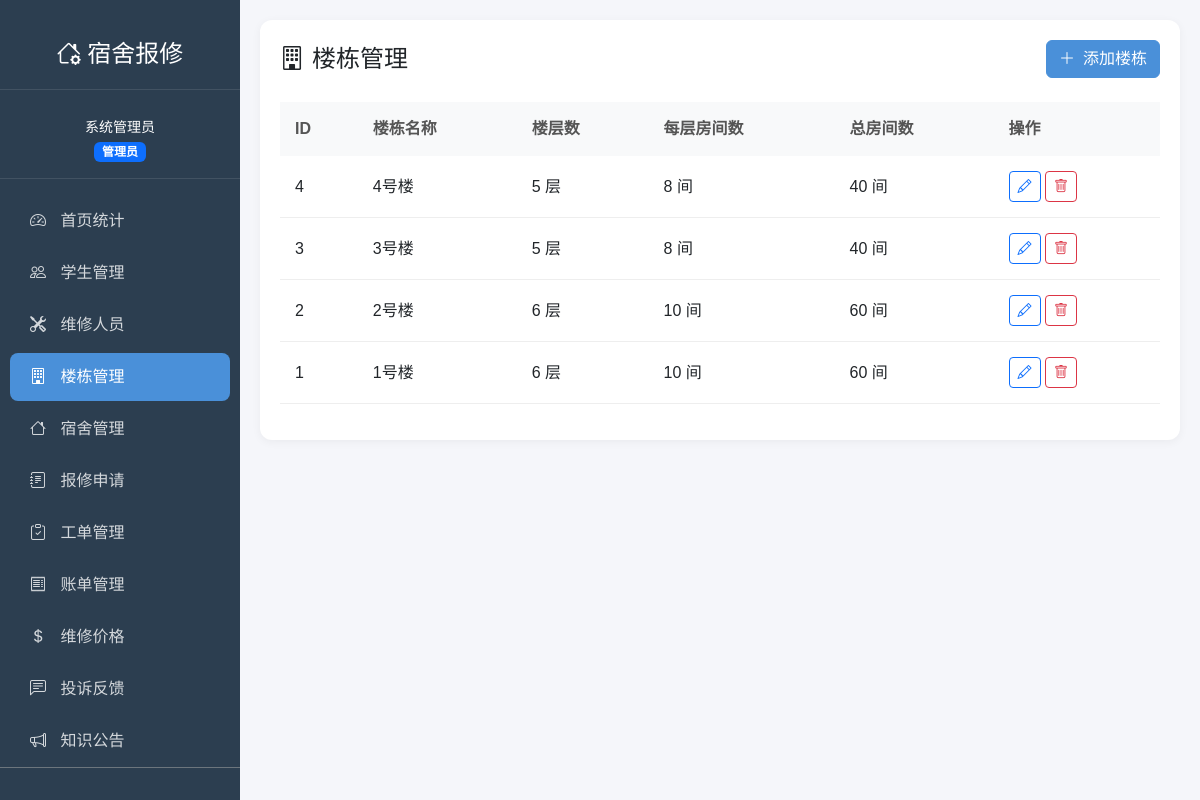
Screenshot of /admin/buildings (signed in) with the database file from the repository.
### models.py (models this page shows, shortened)
class User(UserMixin, db.Model):
    __tablename__ = 'users'
    id = db.Column(db.Integer, primary_key=True)
    username = db.Column(db.String(50), unique=True, nullable=False)
    password_hash = db.Column(db.String(255), nullable=False)
    name = db.Column(db.String(50), nullable=False)
    role = db.Column(db.String(20), nullable=False)  # admin/worker/student
    phone = db.Column(db.String(20))
    email = db.Column(db.String(100))
    created_at = db.Column(db.DateTime, default=datetime.now)
    student_dormitory = db.relationship('StudentDormitory', backref='student', lazy=True)
    worker_info = db.relationship('Worker', backref='user', uselist=False, lazy=True)

class Building(db.Model):
    __tablename__ = 'buildings'
    id = db.Column(db.Integer, primary_key=True)
    name = db.Column(db.String(50), nullable=False)
    floors = db.Column(db.Integer, nullable=False)
    rooms_per_floor = db.Column(db.Integer, nullable=False)
    created_at = db.Column(db.DateTime, default=datetime.now)
    dormitories = db.relationship('Dormitory', backref='building', lazy=True)
    workers = db.relationship('WorkerBuilding', backref='building', lazy=True)

### routes/admin.py (the view)
@admin_bp.route('/buildings')
def buildings():
    page = request.args.get('page', 1, type=int)
    per_page = 15
    pagination = Building.query.order_by(Building.id.desc()).paginate(page=page, per_page=per_page, error_out=False)
    return render_template('admin/buildings.html', buildings=pagination.items, pagination=pagination)

### routes/admin.py (called while the page is built)
@admin_bp.before_request
def check_admin():
    if not current_user.is_authenticated or current_user.role != 'admin':
        if request.endpoint and 'auth' not in request.endpoint:
            flash('您没有权限访问该页面', 'danger')
            return redirect(url_for('auth.login'))

### templates/admin/buildings.html (shortened to what this page needs)
{% extends "base.html" %}
{% block content %}
<div class="content-card">
    <div class="d-flex justify-content-between align-items-center mb-4">
        <h4 class="mb-0"><i class="bi bi-building me-2"></i>楼栋管理</h4>
        <a href="{{ url_for('admin.buildings_add') }}" class="btn btn-primary">
            <i class="bi bi-plus-lg me-2"></i>添加楼栋
        </a>
    </div>
    <div class="table-responsive">
        <table class="table table-modern">
            <thead>
                <tr>
                    <th>ID</th>
                    <th>楼栋名称</th>
                    <th>楼层数</th>
                    <th>每层房间数</th>
                    <th>总房间数</th>
                    <th>操作</th>
                </tr>
            </thead>
            <tbody>
                {% for building in buildings %}
                <tr>
                    <td>{{ building.id }}</td>
                    <td>{{ building.name }}</td>
                    <td>{{ building.floors }} 层</td>
                    <td>{{ building.rooms_per_floor }} 间</td>
                    <td>{{ building.floors * building.rooms_per_floor }} 间</td>
                    <td>
                        <a href="{{ url_for('admin.buildings_edit', id=building.id) }}" class="btn btn-sm btn-outline-primary">
                            <i class="bi bi-pencil"></i>
                        </a>
                        <form method="POST" action="{{ url_for('admin.buildings_delete', id=building.id) }}" style="display:inline;">
                            <button type="submit" class="btn btn-sm btn-outline-danger" onclick="return confirm('确定要删除吗？')">
                                <i class="bi bi-trash"></i>
                            </button>
                        </form>
                    </td>
                </tr>
                {% else %}
                <tr>
                    <td colspan="6" class="text-center text-muted py-5">暂无楼栋数据</td>
                </tr>
                {% endfor %}
            </tbody>
        </table>
    </div>
</div>
{% endblock %}

### templates/base.html (shortened to what this page needs)
<!DOCTYPE html>
<html lang="zh-CN">
<head>
    <link href="https://cdn.jsdelivr.net/npm/bootstrap@5.3.0/dist/css/bootstrap.min.css" rel="stylesheet">
    <link href="https://cdn.jsdelivr.net/npm/bootstrap-icons@1.10.0/font/bootstrap-icons.css" rel="stylesheet">
</head>
<body>
    {% if current_user.is_authenticated %}
    <div class="sidebar">
        <div class="logo">
            <h4><i class="bi bi-house-gear"></i> 宿舍报修</h4>
        </div>
        <div class="user-info">
            <small>{{ current_user.name }}</small><br>
            <span class="badge bg-{{ 'primary' if current_user.role == 'admin' else ('success' if current_user.role == 'worker' else 'info') }}">
                {{ '管理员' if current_user.role == 'admin' else ('维修工' if current_user.role == 'worker' else '学生') }}
            </span>
        </div>
        {% if current_user.role == 'admin' %}
        <nav class="nav flex-column mt-3">
            <a class="nav-link {% if request.endpoint == 'admin.index' %}active{% endif %}" href="{{ url_for('admin.index') }}">
                <i class="bi bi-speedometer2"></i> 首页统计
            </a>
            <a class="nav-link {% if 'students' in request.endpoint %}active{% endif %}" href="{{ url_for('admin.students') }}">
                <i class="bi bi-people"></i> 学生管理
            </a>
            <a class="nav-link {% if 'workers' in request.endpoint %}active{% endif %}" href="{{ url_for('admin.workers') }}">
                <i class="bi bi-tools"></i> 维修人员
            </a>
            <a class="nav-link {% if request.endpoint == 'admin.buildings' %}active{% endif %}" href="{{ url_for('admin.buildings') }}">
                <i class="bi bi-building"></i> 楼栋管理
            </a>
            <a class="nav-link {% if request.endpoint == 'admin.dormitories' %}active{% endif %}" href="{{ url_for('admin.dormitories') }}">
                <i class="bi bi-house"></i> 宿舍管理
            </a>
            <a class="nav-link {% if request.endpoint == 'admin.repair_requests' %}active{% endif %}" href="{{ url_for('admin.repair_requests') }}">
                <i class="bi bi-journal-text"></i> 报修申请
            </a>
            <a class="nav-link {% if request.endpoint == 'admin.work_orders' %}active{% endif %}" href="{{ url_for('admin.work_orders') }}">
                <i class="bi bi-clipboard-check"></i> 工单管理
            </a>
            <a class="nav-link {% if request.endpoint == 'admin.bills' %}active{% endif %}" href="{{ url_for('admin.bills') }}">
                <i class="bi bi-receipt"></i> 账单管理
            </a>
            <a class="nav-link {% if request.endpoint == 'admin.repair_items' %}active{% endif %}" href="{{ url_for('admin.repair_items') }}">
                <i class="bi bi-currency-dollar"></i> 维修价格
            </a>
            <a class="nav-link {% if request.endpoint == 'admin.complaints' %}active{% endif %}" href="{{ url_for('admin.complaints') }}">
                <i class="bi bi-chat-left-text"></i> 投诉反馈
            </a>
            <a class="nav-link {% if request.endpoint == 'admin.announcements' %}active{% endif %}" href="{{ url_for('admin.announcements') }}">
                <i class="bi bi-megaphone"></i> 知识公告
            </a>
        </nav>
        {% endif %}
        <div class="mt-auto p-3 border-top border-secondary">
            <a class="nav-link {% if request.endpoint == 'auth.profile' %}active{% endif %}" href="{{ url_for('auth.profile') }}">
            </a>
        </div>
    </div>
    {% endif %}
    <main class="main-content">
        {% block content %}{% endblock %}
    </main>
</body>
</html>

### templates/base.html (style rules this page uses)
:root { --primary-color: #4a90d9; --sidebar-bg: #2c3e50; --sidebar-hover: #34495e; }
body { font-family: 'PingFang SC', 'Microsoft YaHei', sans-serif; background-color: #f5f6fa; }
.sidebar { position: fixed; top: 0; left: 0; height: 100vh; width: 240px; background: var(--sidebar-bg); color: #fff; padding-top: 20px; overflow-y: auto; }
.sidebar .logo { text-align: center; padding: 20px; border-bottom: 1px solid rgba(255,255,255,0.1); margin-bottom: 10px; }
.sidebar .logo h4 { margin: 0; color: #fff; }
.sidebar .user-info { text-align: center; padding: 15px; border-bottom: 1px solid rgba(255,255,255,0.1); }
.sidebar .nav-link { color: rgba(255,255,255,0.8); padding: 12px 20px; margin: 2px 10px; border-radius: 8px; transition: all 0.3s; }
.sidebar .nav-link.active { background: var(--primary-color); color: #fff; }
.sidebar .nav-link i { margin-right: 10px; }
.main-content { margin-left: 240px; padding: 20px; min-height: 100vh; }
.content-card { background: #fff; border-radius: 12px; padding: 20px; box-shadow: 0 2px 10px rgba(0,0,0,0.05); }
.table-modern { border-collapse: separate; border-spacing: 0; }
.table-modern thead th { background: #f8f9fa; border: none; padding: 15px; font-weight: 600; color: #555; }
.table-modern tbody td { border: none; border-bottom: 1px solid #eee; padding: 15px; vertical-align: middle; }
.btn-primary { background: var(--primary-color); border-color: var(--primary-color); }

### rows the page displays
User: name "系统管理员", role "管理员"
Building: id "4", name "4号楼", floors "5", rooms_per_floor "8", building.floors*building.rooms_per_floor "40"
Building: id "3", name "3号楼", floors "5", rooms_per_floor "8", building.floors*building.rooms_per_floor "40"
Building: id "2", name "2号楼", floors "6", rooms_per_floor "10", building.floors*building.rooms_per_floor "60"
Building: id "1", name "1号楼", floors "6", rooms_per_floor "10", building.floors*building.rooms_per_floor "60"
